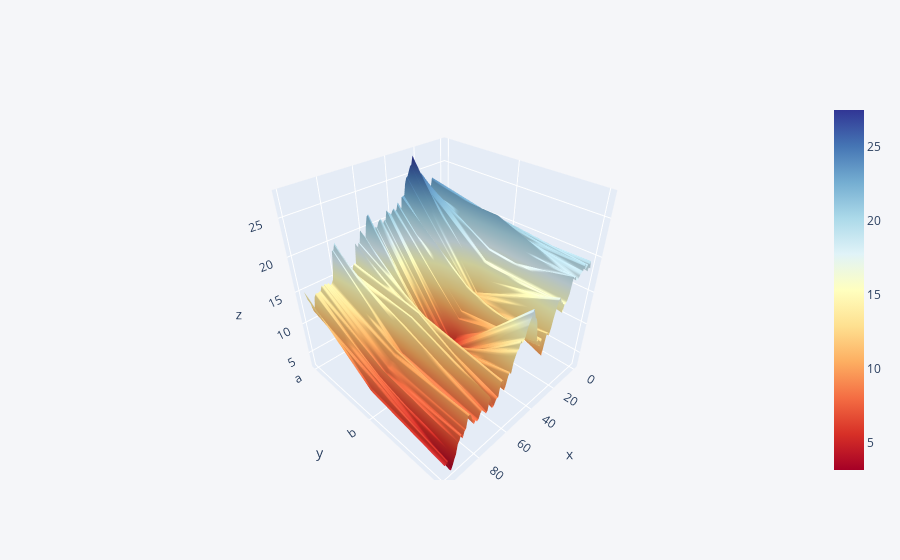

Here is the notebook cell this chart was saved with:
### Code cell
df.iplot(kind="surface", colorscale='rdylbu')

### Figure 1 — Plotly figure (JSON) as saved in the notebook; plotly's stock layout.template omitted (floating-point values rounded to 4 significant figures; data arrays with more than 128 entries replaced by an {"elided": "..."} marker saying what was removed)
{"data": [{"colorscale": [[0, "rgb(165,0,38)"], [0.1, "rgb(215,48,39)"], [0.2, "rgb(244,109,67)"], [0.3, "rgb(253,174,97)"], [0.4, "rgb(254,224,144)"], [0.5, "rgb(255,255,191)"], [0.6, "rgb(224,243,248)"], [0.7, "rgb(171,217,233)"], [0.8, "rgb(116,173,209)"], [0.9, "rgb(69,117,180)"], [1, "rgb(49,54,149)"]], "type": "surface", "x": [0, 1, 2, 3, 4, 5, 6, 7, 8, 9, 10, 11, 12, 13, 14, 15, 16, 17, 18, 19, 20, 21, 22, 23, 24, 25, 26, 27, 28, 29, 30, 31, 32, 33, 34, 35, 36, 37, 38, 39, 40, 41, 42, 43, 44, 45, 46, 47, 48, 49, 50, 51, 52, 53, 54, 55, 56, 57, 58, 59, 60, 61, 62, 63, 64, 65, 66, 67, 68, 69, 70, 71, 72, 73, 74, 75, 76, 77, 78, 79, 80, 81, 82, 83, 84, 85, 86, 87, 88, 89, 90, 91, 92, 93, 94, 95, 96, 97, 98, 99], "y": ["a", "b", "c"], "z": {"elided": "3x100 float values"}}], "layout": {"legend": {"bgcolor": "#F5F6F9", "font": {"color": "#4D5663"}}, "paper_bgcolor": "#F5F6F9", "plot_bgcolor": "#F5F6F9", "title": {"font": {"color": "#4D5663"}}, "xaxis": {"gridcolor": "#E1E5ED", "showgrid": true, "tickfont": {"color": "#4D5663"}, "title": {"font": {"color": "#4D5663"}, "text": ""}, "zerolinecolor": "#E1E5ED"}, "yaxis": {"gridcolor": "#E1E5ED", "showgrid": true, "tickfont": {"color": "#4D5663"}, "title": {"font": {"color": "#4D5663"}, "text": ""}, "zerolinecolor": "#E1E5ED"}}}
